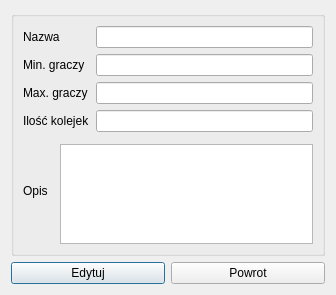
<?xml version="1.0" encoding="UTF-8"?>
<ui version="4.0">
 <class>Okno_edycjaDyscypliny</class>
 <widget class="QDialog" name="Okno_edycjaDyscypliny">
  <property name="geometry">
   <rect>
    <x>0</x>
    <y>0</y>
    <width>336</width>
    <height>295</height>
   </rect>
  </property>
  <property name="windowTitle">
   <string>Edycja dyscypliny</string>
  </property>
  <layout class="QVBoxLayout" name="verticalLayout">
   <item>
    <widget class="QGroupBox" name="groupBox">
     <property name="title">
      <string/>
     </property>
     <layout class="QGridLayout" name="gridLayout">
      <item row="0" column="0" colspan="2">
       <widget class="QLabel" name="label">
        <property name="text">
         <string>Nazwa</string>
        </property>
       </widget>
      </item>
      <item row="3" column="2">
       <widget class="QLineEdit" name="lineEdit_4"/>
      </item>
      <item row="2" column="2">
       <widget class="QLineEdit" name="lineEdit_3"/>
      </item>
      <item row="3" column="0" colspan="2">
       <widget class="QLabel" name="label_4">
        <property name="text">
         <string>Ilość kolejek</string>
        </property>
       </widget>
      </item>
      <item row="0" column="2">
       <widget class="QLineEdit" name="lineEdit"/>
      </item>
      <item row="2" column="0" colspan="2">
       <widget class="QLabel" name="label_3">
        <property name="text">
         <string>Max. graczy</string>
        </property>
       </widget>
      </item>
      <item row="1" column="0" colspan="2">
       <widget class="QLabel" name="label_2">
        <property name="text">
         <string>Min. graczy</string>
        </property>
       </widget>
      </item>
      <item row="4" column="0" rowspan="2" colspan="2">
       <widget class="QLabel" name="label_5">
        <property name="text">
         <string>Opis</string>
        </property>
       </widget>
      </item>
      <item row="1" column="2">
       <widget class="QLineEdit" name="lineEdit_2"/>
      </item>
      <item row="5" column="1" colspan="2">
       <widget class="QTextEdit" name="textEdit"/>
      </item>
     </layout>
    </widget>
   </item>
   <item>
    <layout class="QHBoxLayout" name="horizontalLayout">
     <item>
      <widget class="QPushButton" name="pushButton">
       <property name="text">
        <string>Edytuj</string>
       </property>
      </widget>
     </item>
     <item>
      <widget class="QPushButton" name="pushButton_2">
       <property name="text">
        <string>Powrot</string>
       </property>
      </widget>
     </item>
    </layout>
   </item>
  </layout>
 </widget>
 <resources/>
 <connections/>
</ui>
